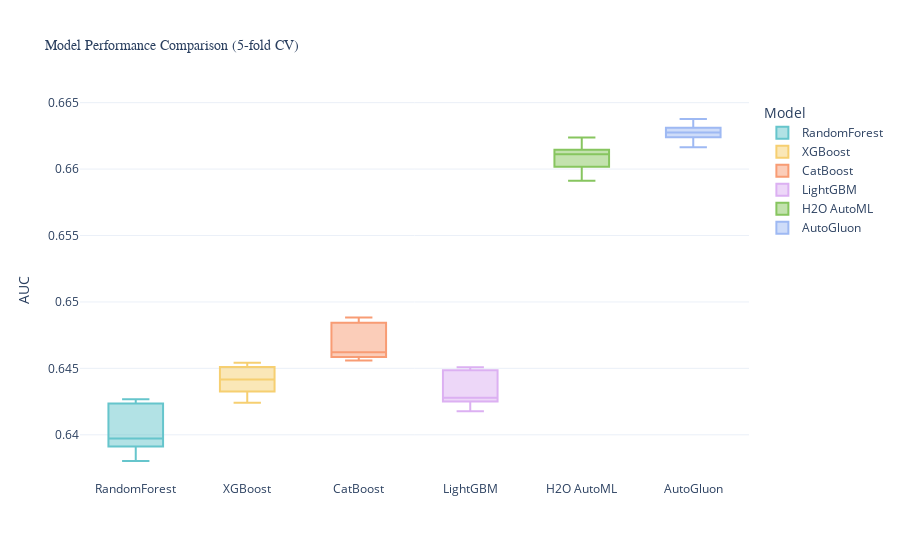

Write notebook code for a chart like this one.
### Code cell
# Plot results using plotly
fig = px.box(results_long_final, x='Model', y='AUC', 
             title='Model Performance Comparison (5-fold CV)',
             color='Model', 
             color_discrete_sequence=px.colors.qualitative.Pastel)

fig.update_layout(
    xaxis_title='',
    yaxis_title='AUC',
    title_font=dict(size=14, family='Arial, bold'),
    xaxis_tickfont=dict(size=12),
    template='plotly_white'
)

fig.show()

### Figure 1 — Plotly figure (JSON) as saved in the notebook; plotly's stock layout.template omitted (floating-point values rounded to 4 significant figures)
{"data": [{"alignmentgroup": "True", "hovertemplate": "Model=%{x}<br>AUC=%{y}<extra></extra>", "legendgroup": "RandomForest", "marker": {"color": "rgb(102, 197, 204)"}, "name": "RandomForest", "notched": false, "offsetgroup": "RandomForest", "orientation": "v", "showlegend": true, "type": "box", "x": ["RandomForest", "RandomForest", "RandomForest", "RandomForest", "RandomForest"], "x0": " ", "xaxis": "x", "y": [0.6395, 0.6423, 0.6397, 0.638, 0.6427], "y0": " ", "yaxis": "y"}, {"alignmentgroup": "True", "hovertemplate": "Model=%{x}<br>AUC=%{y}<extra></extra>", "legendgroup": "XGBoost", "marker": {"color": "rgb(246, 207, 113)"}, "name": "XGBoost", "notched": false, "offsetgroup": "XGBoost", "orientation": "v", "showlegend": true, "type": "box", "x": ["XGBoost", "XGBoost", "XGBoost", "XGBoost", "XGBoost"], "x0": " ", "xaxis": "x", "y": [0.6424, 0.6454, 0.6435, 0.6442, 0.645], "y0": " ", "yaxis": "y"}, {"alignmentgroup": "True", "hovertemplate": "Model=%{x}<br>AUC=%{y}<extra></extra>", "legendgroup": "CatBoost", "marker": {"color": "rgb(248, 156, 116)"}, "name": "CatBoost", "notched": false, "offsetgroup": "CatBoost", "orientation": "v", "showlegend": true, "type": "box", "x": ["CatBoost", "CatBoost", "CatBoost", "CatBoost", "CatBoost"], "x0": " ", "xaxis": "x", "y": [0.6456, 0.6488, 0.6462, 0.6459, 0.6483], "y0": " ", "yaxis": "y"}, {"alignmentgroup": "True", "hovertemplate": "Model=%{x}<br>AUC=%{y}<extra></extra>", "legendgroup": "LightGBM", "marker": {"color": "rgb(220, 176, 242)"}, "name": "LightGBM", "notched": false, "offsetgroup": "LightGBM", "orientation": "v", "showlegend": true, "type": "box", "x": ["LightGBM", "LightGBM", "LightGBM", "LightGBM", "LightGBM"], "x0": " ", "xaxis": "x", "y": [0.6418, 0.6451, 0.6428, 0.6428, 0.6448], "y0": " ", "yaxis": "y"}, {"alignmentgroup": "True", "hovertemplate": "Model=%{x}<br>AUC=%{y}<extra></extra>", "legendgroup": "H2O AutoML", "marker": {"color": "rgb(135, 197, 95)"}, "name": "H2O AutoML", "notched": false, "offsetgroup": "H2O AutoML", "orientation": "v", "showlegend": true, "type": "box", "x": ["H2O AutoML", "H2O AutoML", "H2O AutoML", "H2O AutoML", "H2O AutoML"], "x0": " ", "xaxis": "x", "y": [0.6611, 0.6624, 0.6605, 0.6611, 0.6591], "y0": " ", "yaxis": "y"}, {"alignmentgroup": "True", "hovertemplate": "Model=%{x}<br>AUC=%{y}<extra></extra>", "legendgroup": "AutoGluon", "marker": {"color": "rgb(158, 185, 243)"}, "name": "AutoGluon", "notched": false, "offsetgroup": "AutoGluon", "orientation": "v", "showlegend": true, "type": "box", "x": ["AutoGluon", "AutoGluon", "AutoGluon", "AutoGluon", "AutoGluon"], "x0": " ", "xaxis": "x", "y": [0.6617, 0.6626, 0.6629, 0.6627, 0.6638], "y0": " ", "yaxis": "y"}], "layout": {"boxmode": "overlay", "legend": {"title": {"text": "Model"}, "tracegroupgap": 0}, "title": {"font": {"family": "Arial, bold", "size": 14}, "text": "Model Performance Comparison (5-fold CV)"}, "xaxis": {"anchor": "y", "categoryarray": ["RandomForest", "XGBoost", "CatBoost", "LightGBM", "H2O AutoML", "AutoGluon"], "categoryorder": "array", "domain": [0, 1], "tickfont": {"size": 12}, "title": {"text": ""}}, "yaxis": {"anchor": "x", "domain": [0, 1], "title": {"text": "AUC"}}}}
